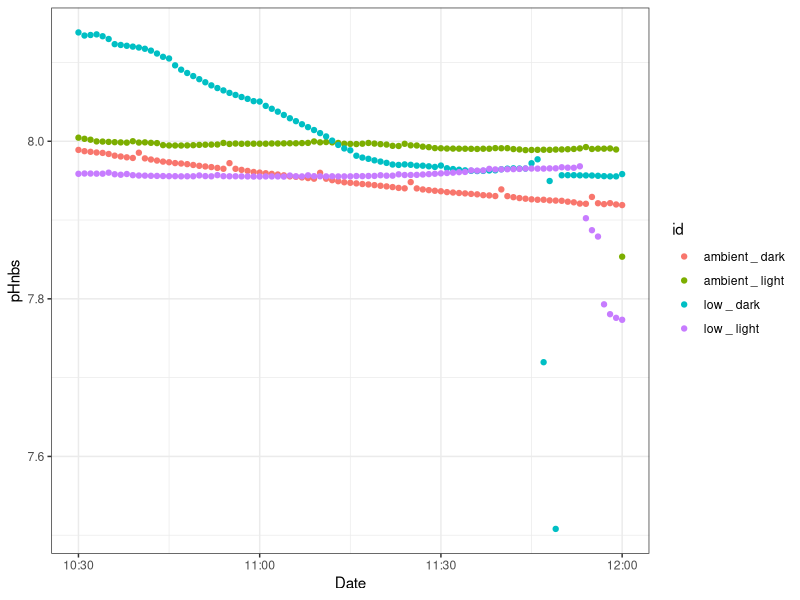

Here is the R script that generated this plot:
rm(list=ls(all=TRUE))

#### Libraries ----
library(readxl)
library(dplyr)
library(ggplot2)


#### Data ----
light_low_1 <-read_excel("17_09_2025_HOBOpH_3_light_low(Data CEST).xlsx") %>%
  select(2,3,4,5)%>%
  rename(
    Date= 1,
    Tin = 3,
    mV = 4,
    pHnbs= 2) %>%
  na.omit() %>%
  mutate(site = "low",
         treatment = "light",
         chamber = "A")

light_low_2 <-read_excel("17_09_2025_HOBOpH_5_light_low(Data CEST).xlsx") %>%
  select(2,3,4,5)%>%
  rename(
    Date= 1,
    Tin = 3,
    mV = 4,
    pHnbs= 2) %>%
  na.omit() %>%
  mutate(site = "low",
         treatment = "light",
         chamber = "B")

dark_low_1 <-read_excel("22068748 2025-09-17-hobo7_low_dark.xlsx")%>%
  select(2,3,4,5)%>%
  rename(
    Date= 1,
    Tin = 3,
    mV = 4,
    pHnbs= 2) %>%
  na.omit() %>%
   mutate(site = "low",
          treatment = "dark",
          chamber = "A")


light_amb_1 <-read_excel("22068745 2025-09-17 08_42_53_hobo6_inc3_amb_light.xlsx") %>%
  select(2,3,4,5)%>%
  rename(
    Date= 1,
    Tin = 3,
    mV = 4,
    pHnbs= 2) %>%
  na.omit() %>%
  mutate(site = "ambient",
         treatment = "light",
         chamber = "A")

light_amb_2 <-read_excel("22068746 2025-09-17 14_51_08_hobo2_inc1_amb_light.xlsx") %>%
  select(2,3,4,5)%>%
  rename(
    Date= 1,
    Tin = 3,
    mV = 4,
    pHnbs= 2) %>%
  na.omit() %>%
  mutate(site = "ambient",
         treatment = "light",
         chamber = "B")

dark_amb_1 <-read_excel("22068749 2025-09-17-hobo4_AMB_DARK.xlsx") %>%
  select(2,3,4,5)%>%
  rename(
    Date= 1,
    Tin = 3,
    mV = 4,
    pHnbs= 2) %>%
  na.omit() %>%
  mutate(site = "ambient",
         treatment = "dark",
         chamber = "A")

### Joining the data in one dataframe
pH_incubation <- light_low_1 %>%
  full_join(light_low_2, by=c("Date", "Tin", "mV", "pHnbs", "site", "treatment", "chamber")) %>%
  full_join(dark_low_1, by=c("Date", "Tin", "mV", "pHnbs", "site", "treatment", "chamber")) %>%
  full_join(light_amb_1, by=c("Date", "Tin", "mV", "pHnbs", "site", "treatment", "chamber")) %>%
  full_join(light_amb_2, by=c("Date", "Tin", "mV", "pHnbs", "site", "treatment", "chamber")) %>%
  full_join(dark_amb_1, by=c("Date", "Tin", "mV", "pHnbs", "site", "treatment", "chamber")) %>%
  group_by(Date, site, treatment) %>%
  summarize(pHnbs = mean(pHnbs),
            Tin = mean(Tin)) %>%
  mutate(id = paste(site, "_", treatment)) %>%
  mutate(Date=as.POSIXct(Date, format="%Y-%m-%d %H:%M")) %>%
  filter(!Date<as.POSIXct("2025-09-17 10:30", tz="UTC")) %>% #removing time before start of incubation
  filter(!Date>as.POSIXct("2025-09-17 12:00", tz="UTC")) %>% #removing time after incubation
  #filter(!Date<as.POSIXct("2025-09-17 08:30", tz="UTC")) %>% #removing time before start of incubation
  #filter(!Date>as.POSIXct("2025-09-17 10:00", tz="UTC")) %>% #removing time after incubation
  #group_by(id)%>%
  #mutate(z_pH =) %>%
  #filter(!z_pH>3) %>%
  #ungroup() %>%
  na.omit()


#### Plots ----
ggplot(data = pH_incubation) +
  #geom_line(aes(x=Date, y=pHnbs, color=id, linetype=treatment))+
  geom_point(aes(x=Date, y=pHnbs, color=id))+
  theme_bw()
